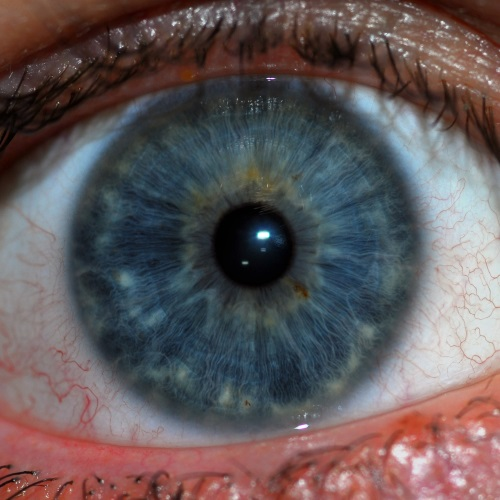
#> input picture Ticketless Entry System/Iris-Recognition-Registration-Database-System-master/IndividualProgs/IrisData/irisDataSet1.jpg, 500 x 500 px, found by its file name
$ python IrisMatchingRecognition.py
#> lines starting #> are read from the running program, lines starting #| are printed output that depends on the picture; long printed decimals are rounded
import cv2
import numpy as np

image_1 = cv2.imread("IrisData\\irisDataSet1.jpg")
#> image_1 is the input picture: shape (500, 500, 3); mean B, G, R 90.1, 88.5, 98.7
image_2 = cv2.imread("IrisData\\irisDataSet2.jpg")
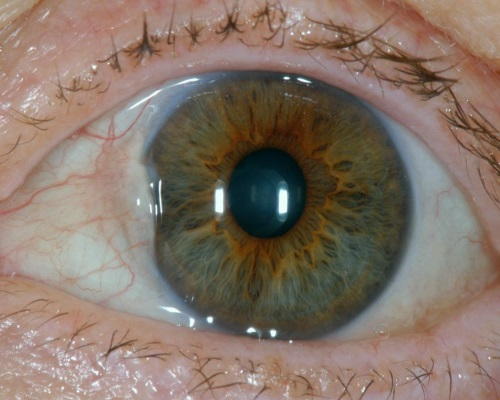
#> input picture Ticketless Entry System/Iris-Recognition-Registration-Database-System-master/IndividualProgs/IrisData/irisDataSet2.jpg, 500 x 400 px, found by its file name
#> image_2 is the input picture: shape (400, 500, 3); mean B, G, R 104.3, 116.3, 133.2
#image_2 = cv2.imread("IrisData\\irisDataSet1.jpg") #uncomment this line to test ORB detection when matching image 1 against itself, this is to see a perfect match


# Feature Matching using ORB Detection
orb = cv2.ORB_create()
keypoints_img1, des1 = orb.detectAndCompute(image_1, None) # Determine all keypoints in image 1
#> keypoints_img1 = 469 keypoints; strongest (x, y, size): (264, 234, 77.1), (259, 234, 64.3), (260, 233, 92.6), (257, 235, 53.6)
keypoints_img2, des2 = orb.detectAndCompute(image_2, None) # Determine all keypoints in image 2
#> keypoints_img2 = 447 keypoints; strongest (x, y, size): (272, 334, 44.6), (281, 209, 77.1), (271, 331, 44.6), (251, 328, 37.2)

# Brute Force Matching
brute_f = cv2.BFMatcher(cv2.NORM_HAMMING, crossCheck=True)
matchesOriginal = brute_f.match(des1, des1)  # Match image 1 with it self to find out how many keypoints there are for image matching
#> matchesOriginal = 469 matches
matchesNew = brute_f.match(des1, des2)   # Match image 1 with image 2 to find out how many related keypoints there are between the two images
#> matchesNew = 122 matches


match_rate = (len(matchesNew)/len(matchesOriginal))*100
#> match_rate = 26.01

# Print Match Rate of Two Images
print("Match Rate: " + str(match_rate) + "%")
#| Match Rate: 26.013%

# Draw all matches in new window
matching_result = cv2.drawMatches(image_1, keypoints_img1, image_2, keypoints_img2, matchesNew, None)
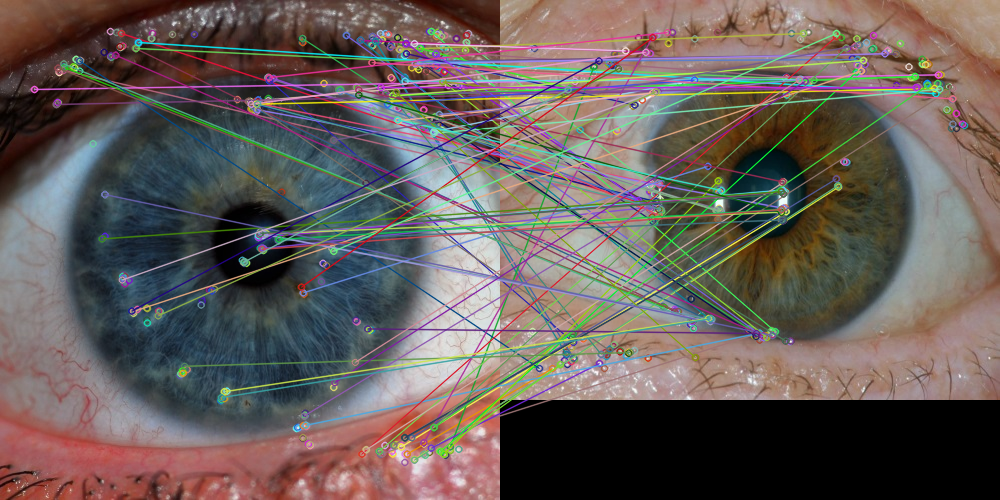
#> matching_result: shape (500, 1000, 3); mean B, G, R 89.6, 93.2, 102.9

# The match rate value is dependent on the camera, if camera is weaker, then a lower value such as 35% is used, if stronger then up the value to 50-70%+
# If the match rate is greater then 60% we have a match on the Iris
if match_rate > 1:
    print("IRIS MATCH FOUND IN DATABASE.")
else:
    print("NO IRIS MATCH FOUND IN DATABASE.")

#Outputs for display
cv2.imshow("image_1", cv2.resize(image_1, (400, 300)))
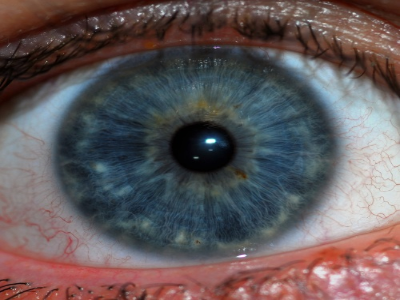
#> window 'image_1': shape (300, 400, 3); mean B, G, R 90, 88.4, 98.7
cv2.imshow("image_2", cv2.resize(image_2, (400, 300)))
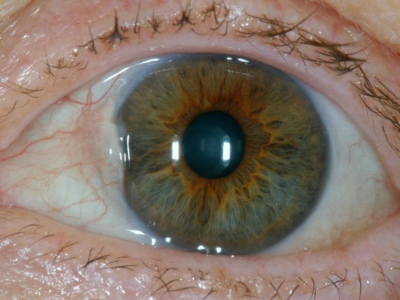
#> window 'image_2': shape (300, 400, 3); mean B, G, R 104.2, 116.2, 133.1
cv2.imshow("matching", cv2.resize(matching_result, (800, 300)))
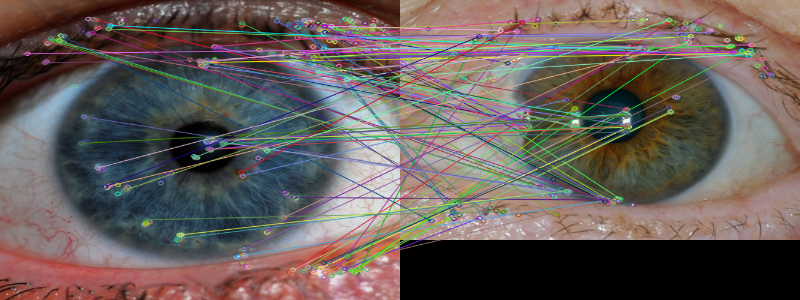
#> window 'matching': shape (300, 800, 3); mean B, G, R 89.6, 93.1, 102.8
cv2.waitKey(0)
cv2.destroyAllWindows()
